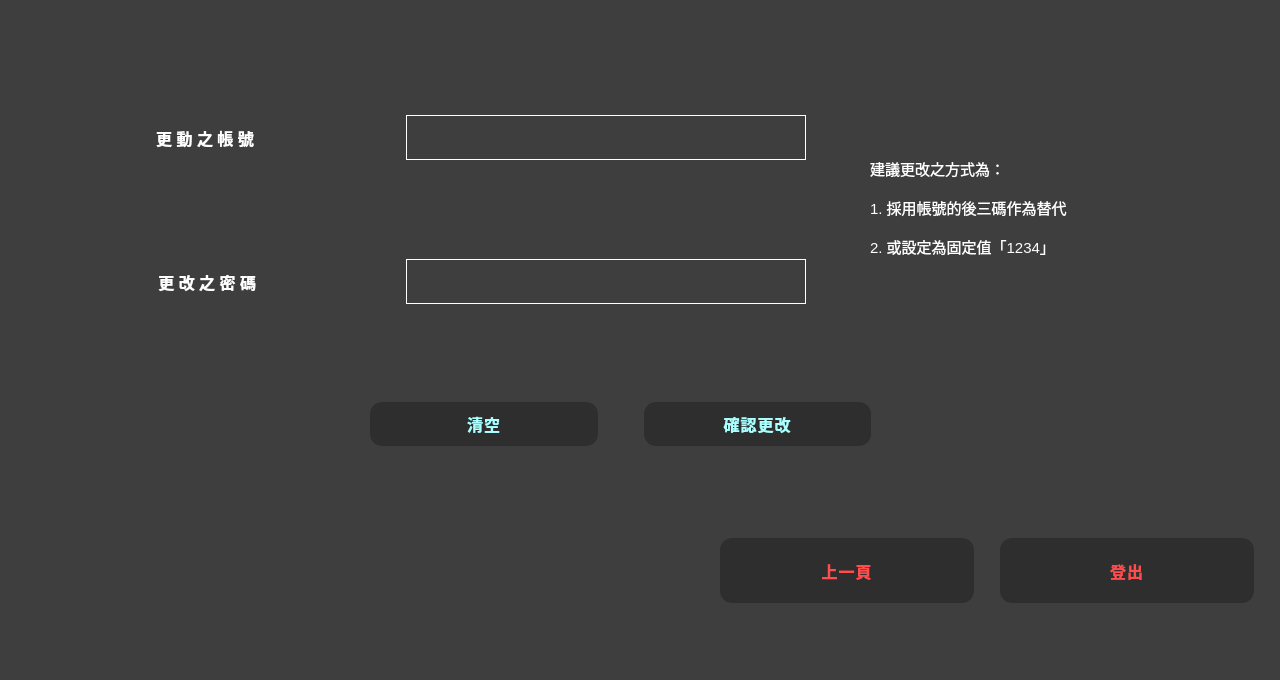
<?xml version="1.0" encoding="UTF-8"?>
<ui version="4.0">
 <class>setpasswordwindow</class>
 <widget class="QMainWindow" name="setpasswordwindow">
  <property name="geometry">
   <rect>
    <x>0</x>
    <y>0</y>
    <width>1280</width>
    <height>680</height>
   </rect>
  </property>
  <property name="windowTitle">
   <string>MainWindow</string>
  </property>
  <property name="styleSheet">
   <string notr="true"> background-color: rgb(62, 62, 62);</string>
  </property>
  <widget class="QWidget" name="centralwidget">
   <widget class="QWidget" name="gridLayoutWidget">
    <property name="geometry">
     <rect>
      <x>10</x>
      <y>40</y>
      <width>891</width>
      <height>341</height>
     </rect>
    </property>
    <layout class="QGridLayout" name="gridLayout">
     <item row="0" column="1">
      <widget class="QLineEdit" name="accountEdit">
       <property name="minimumSize">
        <size>
         <width>350</width>
         <height>45</height>
        </size>
       </property>
       <property name="maximumSize">
        <size>
         <width>400</width>
         <height>16777215</height>
        </size>
       </property>
       <property name="styleSheet">
        <string notr="true">QLineEdit {
    border: 1px solid white;  /* 設定細白邊框 */
    background-color: rgb(62, 62, 62);  /* 設定背景顏色為暗灰色 */
    color: white;             /* 設定文字顏色為白色 */
    padding: 5px;             /* 內邊距，避免文字太邊緣 */
}

QLineEdit:focus {
    background-color: white;  /* 當焦點在 QLineEdit 上時，背景改為白色 */
    color: black;             /* 輸入時文字顏色改為黑色 */
    border: 1px solid rgb(255, 85, 85); /* 輸入框的邊框顏色改為紅色 */
}
</string>
       </property>
      </widget>
     </item>
     <item row="0" column="0">
      <widget class="QLabel" name="label">
       <property name="minimumSize">
        <size>
         <width>0</width>
         <height>80</height>
        </size>
       </property>
       <property name="maximumSize">
        <size>
         <width>200</width>
         <height>16777215</height>
        </size>
       </property>
       <property name="styleSheet">
        <string notr="true">QLabel {
    color: white;              /* 字體顏色設定為白色 */
    font-weight: bold;         /* 字體設定為粗體 */
    font-size: 16px;           /* 字體大小設定為12px */
}
</string>
       </property>
       <property name="text">
        <string>更 動 之 帳 號</string>
       </property>
       <property name="alignment">
        <set>Qt::AlignmentFlag::AlignCenter</set>
       </property>
      </widget>
     </item>
     <item row="1" column="1">
      <widget class="QLineEdit" name="passwordEdit">
       <property name="minimumSize">
        <size>
         <width>0</width>
         <height>45</height>
        </size>
       </property>
       <property name="maximumSize">
        <size>
         <width>400</width>
         <height>16777215</height>
        </size>
       </property>
       <property name="styleSheet">
        <string notr="true">QLineEdit {
    border: 1px solid white;  /* 設定細白邊框 */
    background-color: rgb(62, 62, 62);  /* 設定背景顏色為暗灰色 */
    color: white;             /* 設定文字顏色為白色 */
    padding: 5px;             /* 內邊距，避免文字太邊緣 */
}

QLineEdit:focus {
    background-color: white;  /* 當焦點在 QLineEdit 上時，背景改為白色 */
    color: black;             /* 輸入時文字顏色改為黑色 */
    border: 1px solid rgb(255, 85, 85); /* 輸入框的邊框顏色改為紅色 */
}
</string>
       </property>
       <property name="text">
        <string/>
       </property>
      </widget>
     </item>
     <item row="1" column="0">
      <widget class="QLabel" name="label_2">
       <property name="minimumSize">
        <size>
         <width>0</width>
         <height>80</height>
        </size>
       </property>
       <property name="maximumSize">
        <size>
         <width>200</width>
         <height>16777215</height>
        </size>
       </property>
       <property name="styleSheet">
        <string notr="true">QLabel {
    color: white;              /* 字體顏色設定為白色 */
    font-weight: bold;         /* 字體設定為粗體 */
    font-size: 16px;           /* 字體大小設定為12px */
}
</string>
       </property>
       <property name="text">
        <string> 更 改 之 密 碼</string>
       </property>
       <property name="alignment">
        <set>Qt::AlignmentFlag::AlignCenter</set>
       </property>
      </widget>
     </item>
    </layout>
   </widget>
   <widget class="QWidget" name="gridLayoutWidget_2">
    <property name="geometry">
     <rect>
      <x>370</x>
      <y>380</y>
      <width>501</width>
      <height>88</height>
     </rect>
    </property>
    <layout class="QGridLayout" name="gridLayout_2">
     <item row="0" column="0">
      <widget class="QPushButton" name="clear">
       <property name="cursor">
        <cursorShape>PointingHandCursor</cursorShape>
       </property>
       <property name="styleSheet">
        <string notr="true">QPushButton {
    background-color: #2e2e2e;     /* 灰底 */
    color: rgb(170, 255, 255);                /* 紅字 */
    border: none;
    border-radius: 12px;           /* 圓角 */
    padding: 10px 20px;
    font-size: 16px;
    font-weight: bold;
    letter-spacing: 1px;
}

QPushButton:hover {
    background-color: #3a3a3a;
    color: #ff6666;
}

QPushButton:pressed {
    background-color: #1a1a1a;
    color: #ffffff;
}
</string>
       </property>
       <property name="text">
        <string>清空</string>
       </property>
      </widget>
     </item>
     <item row="0" column="1">
      <spacer name="horizontalSpacer">
       <property name="orientation">
        <enum>Qt::Orientation::Horizontal</enum>
       </property>
       <property name="sizeType">
        <enum>QSizePolicy::Policy::Fixed</enum>
       </property>
       <property name="sizeHint" stdset="0">
        <size>
         <width>40</width>
         <height>20</height>
        </size>
       </property>
      </spacer>
     </item>
     <item row="0" column="2">
      <widget class="QPushButton" name="change">
       <property name="cursor">
        <cursorShape>PointingHandCursor</cursorShape>
       </property>
       <property name="styleSheet">
        <string notr="true">QPushButton {
    background-color: #2e2e2e;     /* 灰底 */
    color: rgb(170, 255, 255);                /* 紅字 */
    border: none;
    border-radius: 12px;           /* 圓角 */
    padding: 10px 20px;
    font-size: 16px;
    font-weight: bold;
    letter-spacing: 1px;
}

QPushButton:hover {
    background-color: #3a3a3a;
    color: #ff6666;
}

QPushButton:pressed {
    background-color: #1a1a1a;
    color: #ffffff;
}
</string>
       </property>
       <property name="text">
        <string>確認更改</string>
       </property>
      </widget>
     </item>
    </layout>
   </widget>
   <widget class="QWidget" name="gridLayoutWidget_3">
    <property name="geometry">
     <rect>
      <x>720</x>
      <y>480</y>
      <width>534</width>
      <height>181</height>
     </rect>
    </property>
    <layout class="QGridLayout" name="gridLayout_3">
     <item row="0" column="2">
      <widget class="QPushButton" name="logout">
       <property name="minimumSize">
        <size>
         <width>250</width>
         <height>65</height>
        </size>
       </property>
       <property name="cursor">
        <cursorShape>PointingHandCursor</cursorShape>
       </property>
       <property name="styleSheet">
        <string notr="true">QPushButton {
    background-color: #2e2e2e;     /* 灰底 */
    color: #ff4d4d;                /* 紅字 */
    border: none;
    border-radius: 12px;           /* 圓角 */
    padding: 10px 20px;
    font-size: 16px;
    font-weight: bold;
    letter-spacing: 1px;
}

QPushButton:hover {
    background-color: #3a3a3a;
    color: #ff6666;
}

QPushButton:pressed {
    background-color: #1a1a1a;
    color: #ffffff;
}
</string>
       </property>
       <property name="text">
        <string>登出</string>
       </property>
      </widget>
     </item>
     <item row="0" column="0">
      <widget class="QPushButton" name="back">
       <property name="minimumSize">
        <size>
         <width>250</width>
         <height>65</height>
        </size>
       </property>
       <property name="cursor">
        <cursorShape>PointingHandCursor</cursorShape>
       </property>
       <property name="styleSheet">
        <string notr="true">QPushButton {
    background-color: #2e2e2e;     /* 灰底 */
    color: #ff4d4d;                /* 紅字 */
    border: none;
    border-radius: 12px;           /* 圓角 */
    padding: 10px 20px;
    font-size: 16px;
    font-weight: bold;
    letter-spacing: 1px;
}

QPushButton:hover {
    background-color: #3a3a3a;
    color: #ff6666;
}

QPushButton:pressed {
    background-color: #1a1a1a;
    color: #ffffff;
}
</string>
       </property>
       <property name="text">
        <string>上一頁</string>
       </property>
      </widget>
     </item>
     <item row="0" column="1">
      <spacer name="verticalSpacer">
       <property name="orientation">
        <enum>Qt::Orientation::Vertical</enum>
       </property>
       <property name="sizeHint" stdset="0">
        <size>
         <width>20</width>
         <height>40</height>
        </size>
       </property>
      </spacer>
     </item>
    </layout>
   </widget>
   <widget class="QLabel" name="label_3">
    <property name="geometry">
     <rect>
      <x>870</x>
      <y>130</y>
      <width>381</width>
      <height>171</height>
     </rect>
    </property>
    <property name="styleSheet">
     <string notr="true">QLabel {
    color: white;
    font-size: 15px;
    qproperty-alignment: 'AlignCenter';
}
</string>
    </property>
    <property name="text">
     <string>建議更改之方式為：

1. 採用帳號的後三碼作為替代

2. 或設定為固定值「1234」
</string>
    </property>
   </widget>
  </widget>
  <widget class="QMenuBar" name="menubar">
   <property name="geometry">
    <rect>
     <x>0</x>
     <y>0</y>
     <width>1280</width>
     <height>20</height>
    </rect>
   </property>
  </widget>
  <widget class="QStatusBar" name="statusbar"/>
 </widget>
 <resources/>
 <connections/>
</ui>
